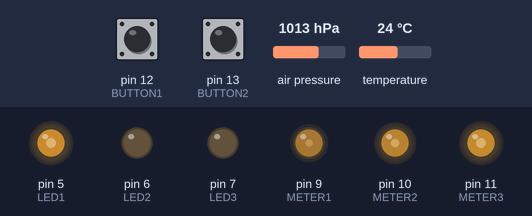
Bench run of a sketch on a simulated Arduino Uno, built with avr-gcc and run on an emulated ATmega328P. Parts: output pins drawn as LEDs (lit = HIGH). Inputs (shaded band) come from the test bench; at power-on: pin 12 (BUTTON1) HIGH, pin 13 (BUTTON2) HIGH, air pressure 1013 hPa, temperature 24 °C. The local clock reads 2024-03-15 10:24:30 at power-on unless the sketch sets it.

Above: at 0.1 s.
1.3 s: pin 12 (BUTTON1) pulled LOW for 0.15 s
At 2.5 s:
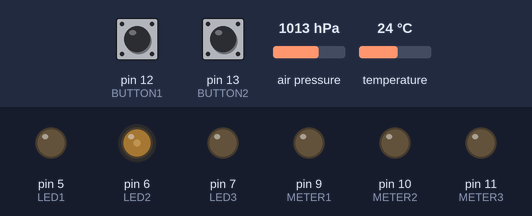
3.0 s: pin 12 (BUTTON1) pulled LOW for 1 s
At 5.1 s:
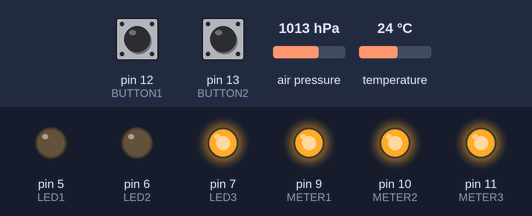
Timing chart, 0 to 6.6 s (numbered marks = the images above; inputs shaded):
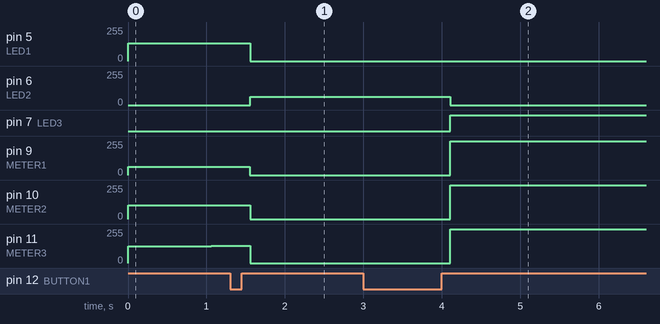

Measured:
- after the input at 1.3 s, pin 5 (LED1): 135/255 → 0/255 after 0.26 s; pin 6 (LED2): 0/255 → 63/255 after 0.26 s; pin 9 (METER1): 63/255 → 0/255 after 0.25 s; pin 10 (METER2): 102/255 → 0/255 after 0.26 s; pin 11 (METER3): 131/255 → 0/255 after 0.26 s
- after the input at 3.0 s, pin 6 (LED2): 63/255 → 0/255 after 1.1 s; pin 7 (LED3): LOW → HIGH after 1.1 s; pin 9 (METER1), pin 10 (METER2), pin 11 (METER3): 0/255 → 255/255 after 1.1 s

The sketch:

Meterclock.ino
```cpp
// (c) Joost van Stuijvenberg
//
#include <Wire.h>
#include <Adafruit_BMP280.h>
#include "DS1307.h"

#define MODE_NORMAL         0
#define MODE_METERS_MIN     1
#define MODE_METERS_MAX     2

#define LED1  5
#define LED2  6
#define LED3  7
#define LED1VALUE 135
#define LED2VALUE 63
#define LED3VALUE 135
#define METER1  9
#define METER2  10
#define METER3  11
#define BUTTON1 12
#define BUTTON2 13

DS1307 clock;
Adafruit_BMP280 bmp280;

  int mode;
  int led1value;
  int led2value;
  int led3value;

void setHours(int hours)
{
  double meter = (((double)hours / 40) * 255);
  analogWrite(METER1, meter);
}

void setMinutes(int minutes)
{
  double meter = ((double)minutes / 60) * 255;
  analogWrite(METER2, meter);
}

void setSeconds(int seconds)
{
  double meter = ((double)seconds / 60) * 255;
  analogWrite(METER3, meter);
}

void setup() {
  //clock.begin();
  //clock.fillByYMD(2022,1,12);//Jan 19,2013
  //clock.fillByHMS(15,45,00);//15:28 30"
  //clock.fillDayOfWeek(WED);//Saturday
  //clock.setTime();

  pinMode(LED1, OUTPUT);
  pinMode(LED2, OUTPUT);
  pinMode(LED3, OUTPUT);
  pinMode(METER1, OUTPUT);
  pinMode(METER2, OUTPUT);
  pinMode(METER3, OUTPUT);
  pinMode(BUTTON1, INPUT_PULLUP);
  pinMode(BUTTON2, INPUT_PULLUP);

  mode = MODE_NORMAL;

  if (!bmp280.begin())
  {
    while(1);
  }
}

void loop() {

    for (int s = 0; s < 590; s++)
    {
      // Hours pointer shows temperature in degrees Celcius.
      double t = bmp280.readTemperature();
      clock.getTime();
      int hours = clock.hour;
      if (mode == MODE_NORMAL)
        setHours(hours);
      if (mode == MODE_METERS_MIN)
        setHours(0);
      if (mode == MODE_METERS_MAX)
        setHours(40);

      // Minutes pointer shows atmospheric pressure.
      double p = bmp280.readPressure() / 100000.0;
      double meter2 = p * 127;
      int minutes = clock.minute;
      if (mode == MODE_NORMAL)
        setMinutes(minutes);
      if (mode == MODE_METERS_MIN)
        setMinutes(0);
      if (mode == MODE_METERS_MAX)
        setMinutes(60);

      // Seconds pointer gradually increases.
      double meter3 = (s / 10) * (255 / 60);
      int seconds = clock.second;
      if (mode == MODE_NORMAL)
        setSeconds(seconds);
      if (mode == MODE_METERS_MIN)
        setSeconds(0);
      if (mode == MODE_METERS_MAX)
        setSeconds(60);

      if (mode == MODE_NORMAL)
      {
        led1value = LED1VALUE;
        led2value = 0;
        led3value = 0;
      }

      if (mode == MODE_METERS_MIN)
      {
        led1value = 0;
        led2value = LED2VALUE;
        led3value = 0;
      }

      if (mode == MODE_METERS_MAX)
      {
        led1value = 0;
        led2value = 0;
        led3value = LED3VALUE;
      }

      analogWrite(LED1, led1value);
      analogWrite(LED2, led2value);
      analogWrite(LED3, led3value);


      if (digitalRead(BUTTON1) == false)
      {
        while (!digitalRead(BUTTON1));
        if (mode == MODE_NORMAL)
          mode = MODE_METERS_MIN;
        else if (mode == MODE_METERS_MIN)
          mode = MODE_METERS_MAX;
        else if (mode == MODE_METERS_MAX)
          mode = MODE_NORMAL;
      }

      if (digitalRead(BUTTON2) == false)
      {
      }

      delay(100);
    }
}
```
